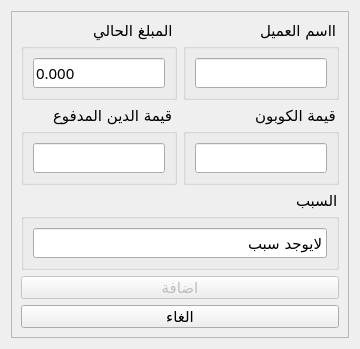
<?xml version="1.0" encoding="UTF-8"?>
<ui version="4.0">
 <class>SellLaterDialog</class>
 <widget class="QDialog" name="SellLaterDialog">
  <property name="geometry">
   <rect>
    <x>0</x>
    <y>0</y>
    <width>356</width>
    <height>326</height>
   </rect>
  </property>
  <property name="font">
   <font>
    <family>justagain DIN</family>
    <pointsize>11</pointsize>
   </font>
  </property>
  <property name="windowTitle">
   <string>البيع بالأجل</string>
  </property>
  <property name="windowIcon">
   <iconset resource="Resources.qrc">
    <normaloff>:/icons/mainicon.ico</normaloff>:/icons/mainicon.ico</iconset>
  </property>
  <property name="layoutDirection">
   <enum>Qt::RightToLeft</enum>
  </property>
  <layout class="QGridLayout" name="gridLayout_2">
   <item row="0" column="0">
    <widget class="QFrame" name="frame">
     <property name="layoutDirection">
      <enum>Qt::RightToLeft</enum>
     </property>
     <property name="frameShape">
      <enum>QFrame::StyledPanel</enum>
     </property>
     <property name="frameShadow">
      <enum>QFrame::Raised</enum>
     </property>
     <layout class="QGridLayout" name="gridLayout">
      <item row="0" column="0">
       <layout class="QHBoxLayout" name="horizontalLayout_2">
        <item>
         <widget class="QGroupBox" name="groupBox_2">
          <property name="title">
           <string>ااسم العميل</string>
          </property>
          <layout class="QGridLayout" name="gridLayout_3">
           <item row="0" column="0">
            <widget class="QLineEdit" name="name">
             <property name="sizePolicy">
              <sizepolicy hsizetype="Expanding" vsizetype="Expanding">
               <horstretch>0</horstretch>
               <verstretch>0</verstretch>
              </sizepolicy>
             </property>
             <property name="minimumSize">
              <size>
               <width>79</width>
               <height>30</height>
              </size>
             </property>
            </widget>
           </item>
          </layout>
         </widget>
        </item>
        <item>
         <widget class="QGroupBox" name="groupBox">
          <property name="title">
           <string>المبلغ الحالي</string>
          </property>
          <layout class="QGridLayout" name="gridLayout_4">
           <item row="0" column="0">
            <widget class="QLineEdit" name="amount">
             <property name="sizePolicy">
              <sizepolicy hsizetype="Expanding" vsizetype="Expanding">
               <horstretch>0</horstretch>
               <verstretch>0</verstretch>
              </sizepolicy>
             </property>
             <property name="minimumSize">
              <size>
               <width>78</width>
               <height>30</height>
              </size>
             </property>
             <property name="focusPolicy">
              <enum>Qt::NoFocus</enum>
             </property>
             <property name="text">
              <string>0.000</string>
             </property>
             <property name="readOnly">
              <bool>true</bool>
             </property>
            </widget>
           </item>
          </layout>
         </widget>
        </item>
       </layout>
      </item>
      <item row="1" column="0">
       <layout class="QHBoxLayout" name="horizontalLayout">
        <item>
         <widget class="QGroupBox" name="groupBox_3">
          <property name="title">
           <string>قيمة الكوبون</string>
          </property>
          <layout class="QGridLayout" name="gridLayout_5">
           <item row="0" column="0">
            <widget class="QLineEdit" name="cobon">
             <property name="sizePolicy">
              <sizepolicy hsizetype="Expanding" vsizetype="Expanding">
               <horstretch>0</horstretch>
               <verstretch>0</verstretch>
              </sizepolicy>
             </property>
             <property name="minimumSize">
              <size>
               <width>79</width>
               <height>30</height>
              </size>
             </property>
             <property name="focusPolicy">
              <enum>Qt::StrongFocus</enum>
             </property>
            </widget>
           </item>
          </layout>
         </widget>
        </item>
        <item>
         <widget class="QGroupBox" name="groupBox_4">
          <property name="title">
           <string>قيمة الدين المدفوع</string>
          </property>
          <layout class="QGridLayout" name="gridLayout_6">
           <item row="0" column="0">
            <widget class="QLineEdit" name="paid_debt">
             <property name="sizePolicy">
              <sizepolicy hsizetype="Expanding" vsizetype="Expanding">
               <horstretch>0</horstretch>
               <verstretch>0</verstretch>
              </sizepolicy>
             </property>
             <property name="minimumSize">
              <size>
               <width>78</width>
               <height>30</height>
              </size>
             </property>
             <property name="focusPolicy">
              <enum>Qt::StrongFocus</enum>
             </property>
            </widget>
           </item>
          </layout>
         </widget>
        </item>
       </layout>
      </item>
      <item row="3" column="0">
       <widget class="QPushButton" name="pushButton">
        <property name="enabled">
         <bool>false</bool>
        </property>
        <property name="minimumSize">
         <size>
          <width>318</width>
          <height>23</height>
         </size>
        </property>
        <property name="focusPolicy">
         <enum>Qt::WheelFocus</enum>
        </property>
        <property name="text">
         <string>اضافة</string>
        </property>
       </widget>
      </item>
      <item row="4" column="0">
       <widget class="QPushButton" name="pushButton_2">
        <property name="minimumSize">
         <size>
          <width>318</width>
          <height>23</height>
         </size>
        </property>
        <property name="focusPolicy">
         <enum>Qt::NoFocus</enum>
        </property>
        <property name="text">
         <string>الغاء</string>
        </property>
       </widget>
      </item>
      <item row="2" column="0">
       <widget class="QGroupBox" name="groupBox_5">
        <property name="title">
         <string>السبب </string>
        </property>
        <layout class="QGridLayout" name="gridLayout_7">
         <item row="0" column="0">
          <widget class="QLineEdit" name="reson">
           <property name="text">
            <string>لايوجد سبب</string>
           </property>
          </widget>
         </item>
        </layout>
       </widget>
      </item>
     </layout>
    </widget>
   </item>
  </layout>
 </widget>
 <tabstops>
  <tabstop>name</tabstop>
  <tabstop>pushButton</tabstop>
 </tabstops>
 <resources>
  <include location="Resources.qrc"/>
 </resources>
 <connections>
  <connection>
   <sender>pushButton_2</sender>
   <signal>clicked()</signal>
   <receiver>SellLaterDialog</receiver>
   <slot>close()</slot>
   <hints>
    <hint type="sourcelabel">
     <x>235</x>
     <y>235</y>
    </hint>
    <hint type="destinationlabel">
     <x>196</x>
     <y>154</y>
    </hint>
   </hints>
  </connection>
 </connections>
</ui>
